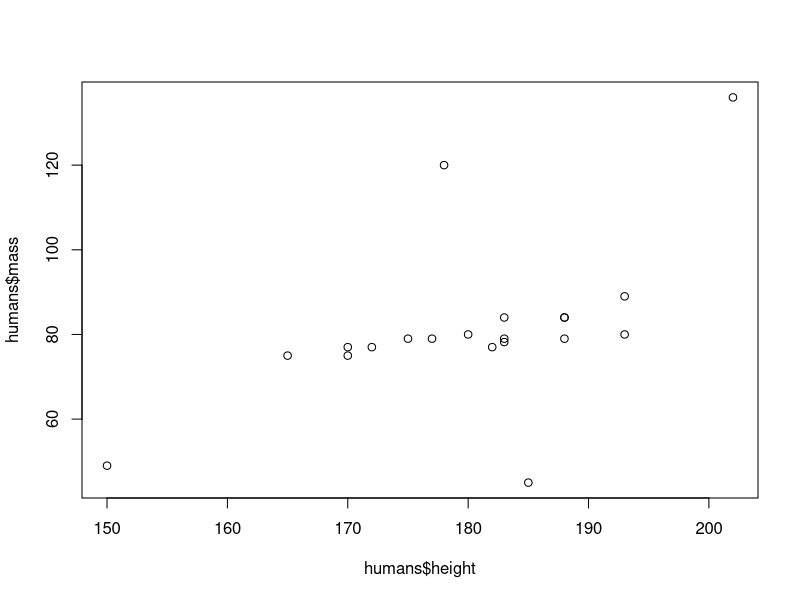
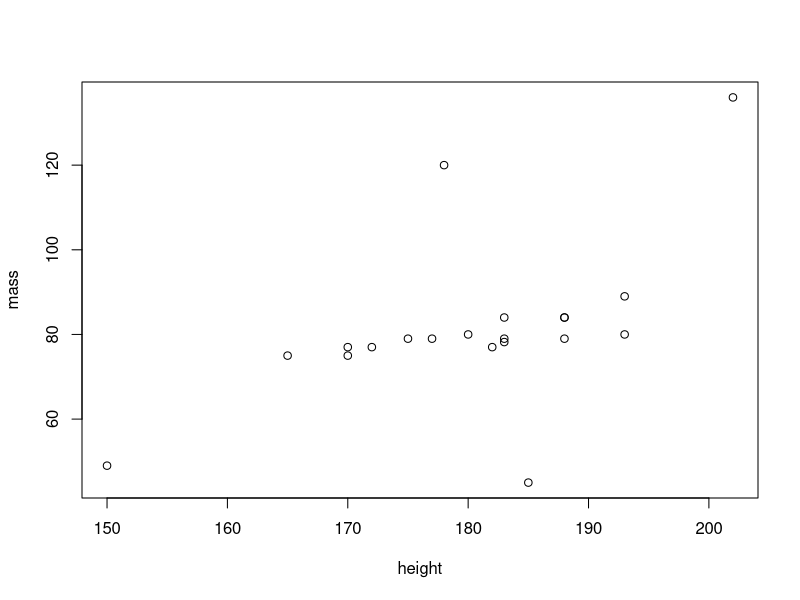
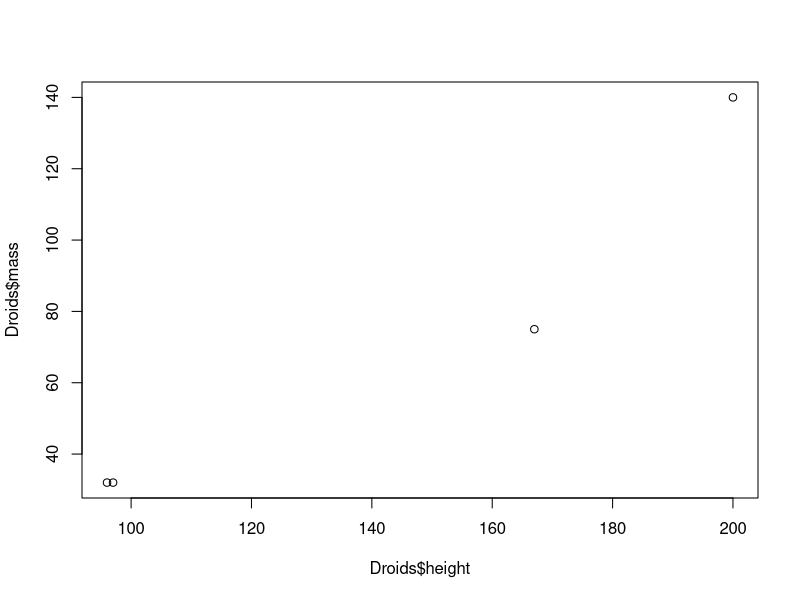

The R source for these figures, in order:
## ---- chunk 1
library(tidyverse)
## ---- chunk 2
glimpse(starwars)
## ---- chunk 3
humans <- starwars %>% filter(species == "Human")
plot(humans$height, humans$mass)

starwars %>% filter(species == "Human") %>% plot(mass ~ height, data = .)

## ---- chunk 4
starwars
Droids <- starwars %>% filter(species == "Droid")
plot(Droids$height, Droids$mass)

## ---- chunk 5

starwars

starwars %>% count(name, homeworld)

starwars %>% count(homeworld)


## ---- chunk 6

starwars %>%
  count(homeworld) %>% 
  arrange(desc(homeworld))

## ---- chunk 7

starwars

starwars %>%
  select(eye_color, height) %>% 
  arrange(eye_color) %>% 
  summarise(eye_color, height)

## ---- chunk 8

starwars %>%
  select(eye_color, height) %>% 
  arrange(eye_color) %>% 
  summarise(eye_color, height) %>% 
  filter(eye_color=='brown')

starwars %>% select(height, eye_color) %>% summary(height) 

mean((starwars$height), na.rm= T)


## ---- chunk 9
starwars %>%
  select(eye_color, height) %>% 
  arrange(eye_color) %>% 
  filter(eye_color=='brown') %>% 
  summarise(na.omit(height)) 

## ---- chunk 10
starwars

#tallest guy
max((starwars$height), na.rm = T)
  
#blue eyed women
starwars %>% 
  count(eye_color, gender) %>% 
  filter(eye_color=='blue')

#genders
starwars %>% 
  count(gender)


